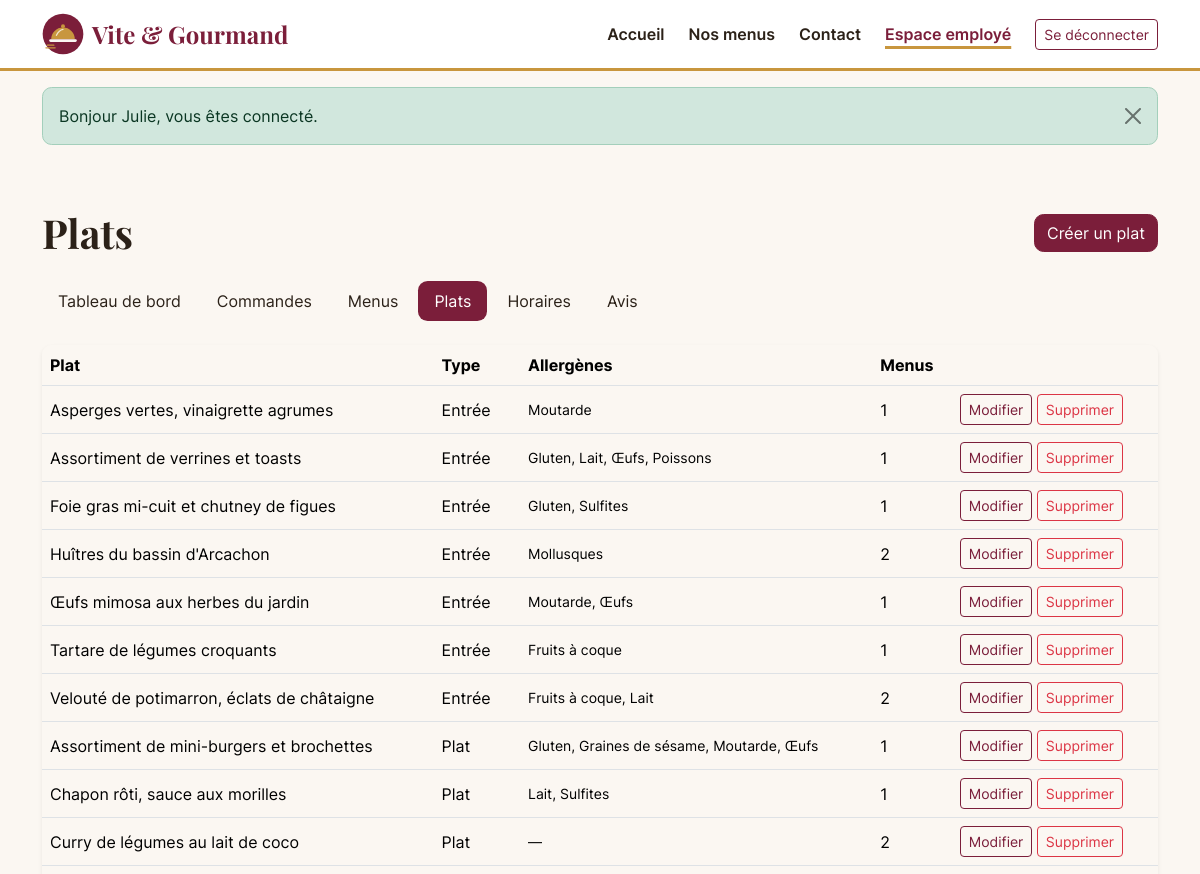
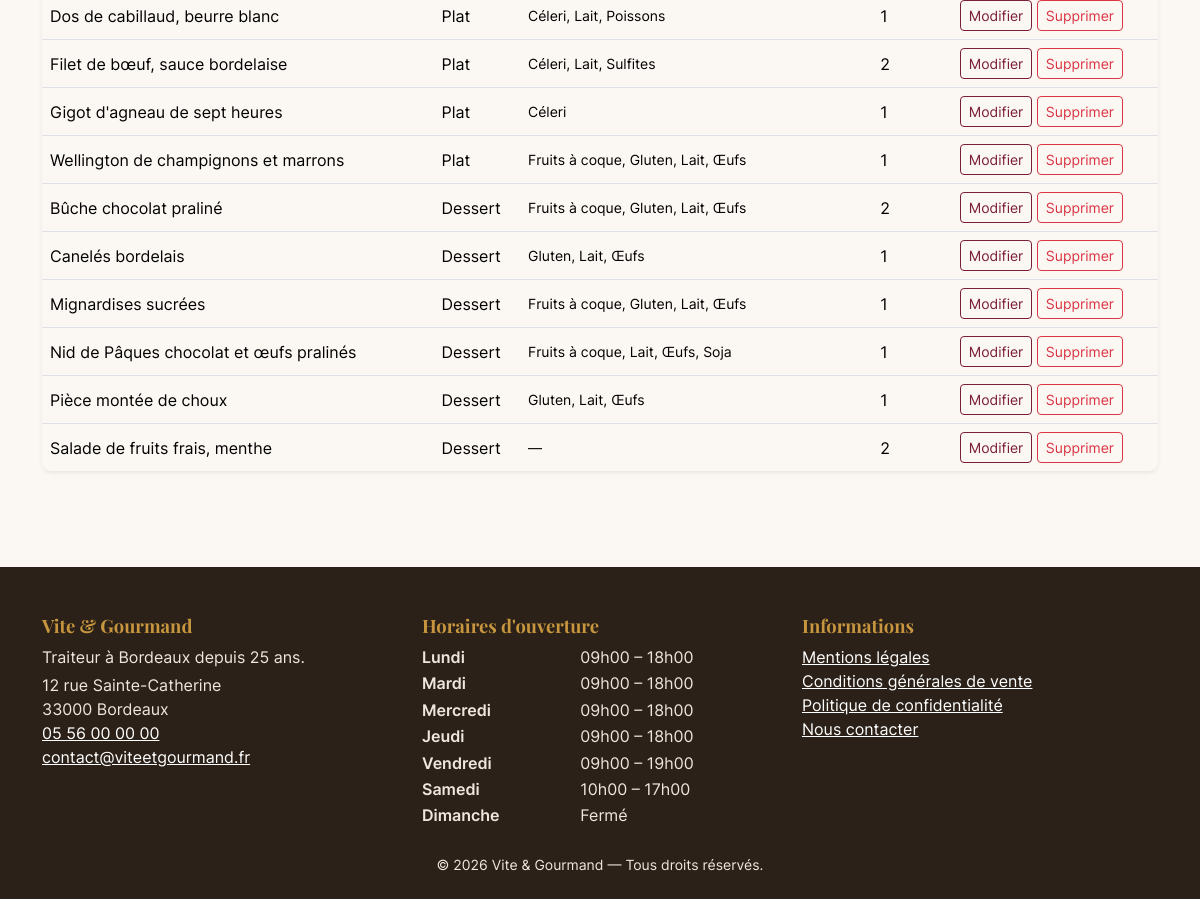
Page /gestion/plats (signed in) on the committed database (2 pictures, top to bottom).
### tables this page shows
CREATE TABLE plat (
    plat_id     INT UNSIGNED NOT NULL AUTO_INCREMENT,
    titre_plat  VARCHAR(120) NOT NULL,
    type_plat   ENUM('entree','plat','dessert') NOT NULL,
    description VARCHAR(500) NULL,
    PRIMARY KEY (plat_id),
    KEY idx_plat_type (type_plat)
);

CREATE TABLE horaire (
    horaire_id      INT UNSIGNED NOT NULL AUTO_INCREMENT,
    jour            ENUM('Lundi','Mardi','Mercredi','Jeudi','Vendredi','Samedi','Dimanche') NOT NULL,
    heure_ouverture TIME NULL,
    heure_fermeture TIME NULL,
    ferme           TINYINT(1) NOT NULL DEFAULT 0,
    PRIMARY KEY (horaire_id),
    UNIQUE KEY uq_horaire_jour (jour)
);

### src/Core/View.php (called while the page is built, shortened)
<?php
final class View
{
    public static function render(string $template, array $data = [], ?string $layout = 'layouts/main'): string
    {
        $content = self::capture($template, $data);
        return self::capture($layout, array_merge($data, ['content' => $content]));
    }
    public static function capture(string $template, array $data = []): string
    {
        $file = BASE_PATH . '/views/' . $template . '.php';
        extract($data, EXTR_SKIP);
        require $file;
        return (string) ob_get_clean();
    }
}

### src/Controllers/Gestion/PlatController.php (called while the page is built, shortened)
<?php
final class PlatController
{
    public function index(): void
    {
        view('gestion/plats/index', ['title' => 'Plats', 'plats' => PlatRepository::all()]);
    }
}

### public/index.php (called while the page is built, shortened)
<?php
$router = new Router();
$router->dispatch($_SERVER['REQUEST_METHOD'] ?? 'GET', $_SERVER['REQUEST_URI'] ?? '/');

### src/Core/Database.php (called while the page is built, shortened)
<?php
final class Database
{
    private static ?PDO $pdo = null;
    public static function pdo(): PDO
    {
        if (self::$pdo === null) {
            $dsn = sprintf(
                'mysql:host=%s;port=%s;dbname=%s;charset=utf8mb4',
                Env::get('DB_HOST', '127.0.0.1'),
                Env::get('DB_PORT', '3306'),
                Env::get('DB_NAME', 'vite_gourmand')
            );
            $options = [
                PDO::ATTR_ERRMODE            => PDO::ERRMODE_EXCEPTION,
                PDO::ATTR_DEFAULT_FETCH_MODE => PDO::FETCH_ASSOC,
                PDO::ATTR_EMULATE_PREPARES   => false,
            ];
            self::$pdo = new PDO($dsn, Env::get('DB_USER', 'root'), Env::get('DB_PASSWORD', ''), $options);
            self::$pdo->exec("SET time_zone = '" . (new \DateTime())->format('P') . "'");
        }
        return self::$pdo;
    }
    public static function run(string $sql, array $params = []): \PDOStatement
    {
        $stmt = self::pdo()->prepare($sql);
        $stmt->execute($params);
        return $stmt;
    }
    public static function fetchAll(string $sql, array $params = []): array
    {
        return self::run($sql, $params)->fetchAll();
    }
}

### src/Repositories/PlatRepository.php (called while the page is built, shortened)
<?php
final class PlatRepository
{
    public static function all(): array
    {
        return Database::fetchAll(
            "SELECT p.*,
                    GROUP_CONCAT(DISTINCT a.libelle ORDER BY a.libelle SEPARATOR ', ') AS allergenes,
                    COUNT(DISTINCT mp.menu_id) AS nb_menus
             FROM plat p
             LEFT JOIN plat_allergene pa ON pa.plat_id = p.plat_id
             LEFT JOIN allergene a ON a.allergene_id = pa.allergene_id
             LEFT JOIN menu_plat mp ON mp.plat_id = p.plat_id
             GROUP BY p.plat_id
             ORDER BY FIELD(p.type_plat, 'entree', 'plat', 'dessert'), p.titre_plat"
        );
    }
}

### src/Repositories/HoraireRepository.php (called while the page is built, shortened)
<?php
final class HoraireRepository
{
    private static ?array $cache = null;
    public static function all(): array
    {
        if (self::$cache === null) {
            try {
                self::$cache = Database::fetchAll(
                    "SELECT * FROM horaire
                     ORDER BY FIELD(jour, 'Lundi','Mardi','Mercredi','Jeudi','Vendredi','Samedi','Dimanche')"
                );
            } catch (\Throwable $e) {
                log_error('Horaires indisponibles : ' . $e->getMessage());
                self::$cache = [];
            }
        }
        return self::$cache;
    }
}

### views/gestion/plats/index.php (the view, shortened to what this page needs)
<div class="container py-5">
    <div class="d-flex justify-content-between align-items-center flex-wrap gap-2 mb-4">
        <h1 class="mb-0">Plats</h1>
        <a href="/gestion/plats/nouveau" class="btn btn-primary">Créer un plat</a>
    </div>
    <?php require BASE_PATH . '/views/gestion/_nav.php'; ?>
    <div class="table-responsive card border-0 shadow-sm">
        <table class="table table-hover align-middle mb-0">
            <thead><tr><th scope="col">Plat</th><th scope="col">Type</th><th scope="col">Allergènes</th><th scope="col">Menus</th><th scope="col"><span class="visually-hidden">Actions</span></th></tr></thead>
            <tbody>
            <?php foreach ($plats as $p): ?>
                <tr>
                    <td><?= e($p['titre_plat']) ?></td>
                    <td><?= e(PlatRepository::TYPES[$p['type_plat']]) ?></td>
                    <td class="small"><?= e($p['allergenes'] ?: '—') ?></td>
                    <td><?= (int) $p['nb_menus'] ?></td>
                    <td class="text-nowrap">
                        <a class="btn btn-sm btn-outline-primary" href="/gestion/plats/<?= (int) $p['plat_id'] ?>/modifier">Modifier<span class="visually-hidden"> <?= e($p['titre_plat']) ?></span></a>
                        <form method="post" action="/gestion/plats/<?= (int) $p['plat_id'] ?>/supprimer" class="d-inline" data-confirm="Supprimer le plat « <?= e($p['titre_plat']) ?> » ? Il sera retiré des menus qui le contiennent.">
                            <button type="submit" class="btn btn-sm btn-outline-danger">Supprimer<span class="visually-hidden"> <?= e($p['titre_plat']) ?></span></button>
                        </form>
                    </td>
                </tr>
            <?php endforeach; ?>
            </tbody>
        </table>
    </div>
</div>

### src/Core/Router.php (shortened to what this page needs)
<?php
final class Router
{
    private array $routes = [];
    private function add(string $method, string $path, array $handler, array $middlewares): void
    {
        $this->routes[] = compact('method', 'pattern', 'handler', 'middlewares');
    }
    public function dispatch(string $method, string $uri): void
    {
        $path = rawurldecode(parse_url($uri, PHP_URL_PATH) ?? '/');
        $path = rtrim($path, '/') ?: '/';
        foreach ($this->routes as $route) {
            if (!preg_match($route['pattern'], $path, $matches)) {
                continue;
            }
            $params = array_map('intval', array_filter($matches, 'is_string', ARRAY_FILTER_USE_KEY));
            [$class, $action] = $route['handler'];
            (new $class())->$action(...$params);
            return;
        }
    }
}

### views/partials/footer.php (shortened to what this page needs)
<?php
$horaires = HoraireRepository::all();
?>
<footer class="site-footer mt-5 pt-5 pb-4">
    <div class="container">
        <div class="row g-4">
            <div class="col-md-4">
                <h2>Vite &amp; Gourmand</h2>
                <p class="mb-1">Traiteur à Bordeaux depuis 25 ans.</p>
                <address class="mb-0">
                    12 rue Sainte-Catherine<br>33000 Bordeaux<br>
                    <a href="tel:+33556000000">05 56 00 00 00</a><br>
                    <a href="mailto:contact@viteetgourmand.fr">contact@viteetgourmand.fr</a>
                </address>
            </div>
            <div class="col-md-4">
                <h2>Horaires d'ouverture</h2>
                <dl class="horaires row mb-0">
                    <?php foreach ($horaires as $h): ?>
                        <dt class="col-5"><?= e($h['jour']) ?></dt>
                        <dd class="col-7">
                            <?= (int) $h['ferme'] === 1
                                ? 'Fermé'
                                : e(time_fr($h['heure_ouverture'])) . ' – ' . e(time_fr($h['heure_fermeture'])) ?>
                        </dd>
                    <?php endforeach; ?>
                </dl>
            </div>
            <div class="col-md-4">
                <h2>Informations</h2>
                <ul class="list-unstyled">
                    <li><a href="/mentions-legales">Mentions légales</a></li>
                    <li><a href="/cgv">Conditions générales de vente</a></li>
                    <li><a href="/confidentialite">Politique de confidentialité</a></li>
                    <li><a href="/contact">Nous contacter</a></li>
                </ul>
            </div>
        </div>
        <p class="text-center small mt-4 mb-0">&copy; <?= date('Y') ?> Vite &amp; Gourmand — Tous droits réservés.</p>
    </div>
</footer>

### public/assets/css/app.css (style rules this page uses)
:root { --vg-bordeaux: #7B1E3A; --vg-bordeaux-dark: #5C1229; --vg-or: #C8963E; --vg-or-texte: #7A5617; --vg-creme: #FBF7F2; --vg-sable: #F1E6DA; --vg-encre: #2B2118; --vg-gris: #5F5A55; --vg-vert: #3E6B48; --bs-primary: var(--vg-bordeaux); --bs-primary-rgb: 123, 30, 58; --bs-link-color: var(--vg-bordeaux); --bs-link-color-rgb: 123, 30, 58; --bs-link-hover-color: var(--vg-bordeaux-dark); --bs-link-hover-color-rgb: 92, 18, 41; --bs-body-bg: var(--vg-creme); --bs-body-color: var(--vg-encre); --bs-body-font-family: "Inter", system-ui, -apple-system, "Segoe UI", Roboto, sans-serif; --bs-secondary-color: var(--vg-gris); --bs-border-radius: .6rem; --bs-focus-ring-color: rgba(123, 30, 58, .35); }
body { display: flex; flex-direction: column; min-height: 100vh; }
h1, h2, h3, .h1, .h2, .h3, .display-5, .display-6, .navbar-brand { font-family: "Playfair Display", Georgia, serif; font-weight: 700; }
.btn-primary { --bs-btn-bg: var(--vg-bordeaux); --bs-btn-border-color: var(--vg-bordeaux); --bs-btn-hover-bg: var(--vg-bordeaux-dark); --bs-btn-hover-border-color: var(--vg-bordeaux-dark); --bs-btn-active-bg: var(--vg-bordeaux-dark); --bs-btn-active-border-color: var(--vg-bordeaux-dark); --bs-btn-disabled-bg: #9a6a78; --bs-btn-disabled-border-color: #9a6a78; }
.btn-outline-primary { --bs-btn-color: var(--vg-bordeaux); --bs-btn-border-color: var(--vg-bordeaux); --bs-btn-hover-bg: var(--vg-bordeaux); --bs-btn-hover-border-color: var(--vg-bordeaux); --bs-btn-active-bg: var(--vg-bordeaux-dark); }
.site-footer { background: var(--vg-encre); color: #EFE7DE; }
.site-footer a { color: #fff; }
.site-footer h2 { font-size: 1.15rem; color: var(--vg-or); }
.site-footer .horaires dt { font-weight: 600; }
.site-footer .horaires dd { margin-bottom: .15rem; }
.table > :not(caption) > * > * { background-color: transparent; }

### rows in the picture
plat: titre_plat "Asperges vertes, vinaigrette agrumes", type_plat "Entrée", allergenes "Moutarde", nb_menus "1"
plat: titre_plat "Assortiment de verrines et toasts", type_plat "Entrée", allergenes "Gluten, Lait, Œufs, Poissons", nb_menus "1"
plat: titre_plat "Foie gras mi-cuit et chutney de figues", type_plat "Entrée", allergenes "Gluten, Sulfites", nb_menus "1"
plat: titre_plat "Huîtres du bassin d'Arcachon", type_plat "Entrée", allergenes "Mollusques", nb_menus "2"
plat: titre_plat "Œufs mimosa aux herbes du jardin", type_plat "Entrée", allergenes "Moutarde, Œufs", nb_menus "1"
plat: titre_plat "Tartare de légumes croquants", type_plat "Entrée", allergenes "Fruits à coque", nb_menus "1"
plat: titre_plat "Velouté de potimarron, éclats de châtaigne", type_plat "Entrée", allergenes "Fruits à coque, Lait", nb_menus "2"
plat: titre_plat "Assortiment de mini-burgers et brochettes", type_plat "Plat", allergenes "Gluten, Graines de sésame, Moutarde, Œufs", nb_menus "1"
plat: titre_plat "Chapon rôti, sauce aux morilles", type_plat "Plat", allergenes "Lait, Sulfites", nb_menus "1"
plat: titre_plat "Curry de légumes au lait de coco", type_plat "Plat", allergenes "—", nb_menus "2"
plat: titre_plat "Dos de cabillaud, beurre blanc", type_plat "Plat", allergenes "Céleri, Lait, Poissons", nb_menus "1"
plat: titre_plat "Filet de bœuf, sauce bordelaise", type_plat "Plat", allergenes "Céleri, Lait, Sulfites", nb_menus "2"
plat: titre_plat "Gigot d'agneau de sept heures", type_plat "Plat", allergenes "Céleri", nb_menus "1"
plat: titre_plat "Wellington de champignons et marrons", type_plat "Plat", allergenes "Fruits à coque, Gluten, Lait, Œufs", nb_menus "1"
plat: titre_plat "Bûche chocolat praliné", type_plat "Dessert", allergenes "Fruits à coque, Gluten, Lait, Œufs", nb_menus "2"
plat: titre_plat "Canelés bordelais", type_plat "Dessert", allergenes "Gluten, Lait, Œufs", nb_menus "1"
plat: titre_plat "Mignardises sucrées", type_plat "Dessert", allergenes "Fruits à coque, Gluten, Lait, Œufs", nb_menus "1"
plat: titre_plat "Nid de Pâques chocolat et œufs pralinés", type_plat "Dessert", allergenes "Fruits à coque, Lait, Œufs, Soja", nb_menus "1"
plat: titre_plat "Pièce montée de choux", type_plat "Dessert", allergenes "Gluten, Lait, Œufs", nb_menus "1"
plat: titre_plat "Salade de fruits frais, menthe", type_plat "Dessert", allergenes "—", nb_menus "2"
horaire: jour "Lundi", heure_ouverture "09h00", heure_fermeture "18h00"
horaire: jour "Mardi", heure_ouverture "09h00", heure_fermeture "18h00"
horaire: jour "Mercredi", heure_ouverture "09h00", heure_fermeture "18h00"
horaire: jour "Jeudi", heure_ouverture "09h00", heure_fermeture "18h00"
horaire: jour "Vendredi", heure_ouverture "09h00", heure_fermeture "19h00"
horaire: jour "Samedi", heure_ouverture "10h00", heure_fermeture "17h00"
horaire: jour "Dimanche", ferme "Fermé"

### other values in the picture
$flash['message'] "Bonjour Julie, vous êtes connecté."
